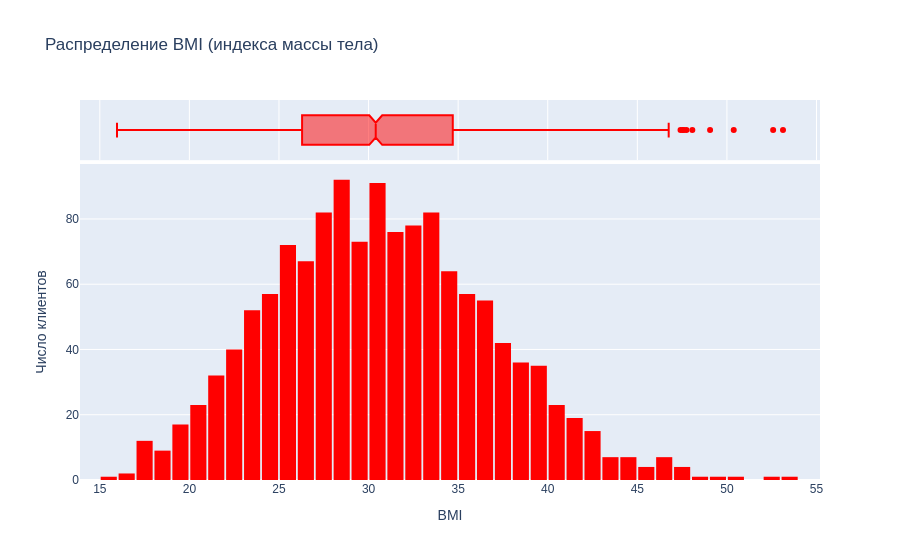

The notebook cell saved with this chart:
### Markdown cell above
### Индекс массы тела

Посмотрим на распределение BMI (индекса массы тела) клиентов с помощью гистограммы и диаграммы размаха.

### Code cell
fig = px.histogram(medical_df, labels=plot_labels, 
                   x='bmi', 
                   marginal='box', 
                   color_discrete_sequence=['red'], 
                   title='Распределение BMI (индекса массы тела)')
fig.update_layout(bargap=0.1)
fig.update_layout(font_family='Arial')
fig.update_yaxes(title_text='Число клиентов', row=1, col=1)
for trace in fig.data:
    if trace.hovertemplate:
        trace.hovertemplate = trace.hovertemplate.replace('count=', 'Число клиентов=')
fig.show(config=plotly_config)

### Figure 1 — Plotly figure (JSON) as saved in the notebook; plotly's stock layout.template omitted (floating-point values rounded to 4 significant figures; data arrays with more than 128 entries replaced by an {"elided": "..."} marker saying what was removed)
{"data": [{"bingroup": "x", "hovertemplate": "BMI=%{x}<br>Число клиентов=%{y}<extra></extra>", "legendgroup": "", "marker": {"color": "red", "pattern": {"shape": ""}}, "name": "", "orientation": "v", "showlegend": false, "type": "histogram", "x": {"elided": "1338 float values"}, "xaxis": "x", "yaxis": "y"}, {"hovertemplate": "BMI=%{x}<extra></extra>", "legendgroup": "", "marker": {"color": "red"}, "name": "", "notched": true, "showlegend": false, "type": "box", "x": {"elided": "1338 float values"}, "xaxis": "x2", "yaxis": "y2"}], "layout": {"bargap": 0.1, "barmode": "relative", "font": {"family": "Arial"}, "legend": {"tracegroupgap": 0}, "title": {"text": "Распределение BMI (индекса массы тела)"}, "xaxis": {"anchor": "y", "domain": [0, 1], "title": {"text": "BMI"}}, "xaxis2": {"anchor": "y2", "domain": [0, 1], "matches": "x", "showgrid": true, "showticklabels": false}, "yaxis": {"anchor": "x", "domain": [0, 0.8316], "title": {"text": "Число клиентов"}}, "yaxis2": {"anchor": "x2", "domain": [0.8416, 1], "matches": "y2", "showgrid": false, "showline": false, "showticklabels": false, "ticks": ""}}}
